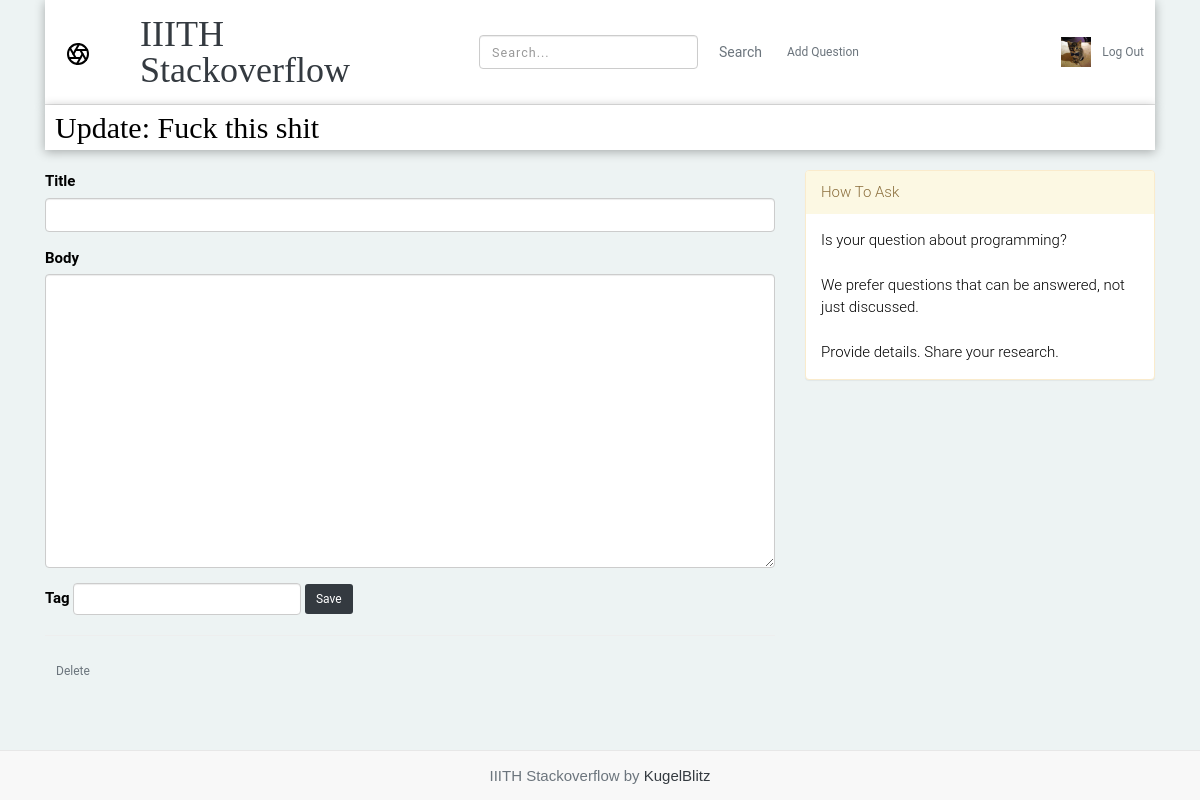
The page /1/update (signed in) on the database its author committed.
### tables this page shows
CREATE TABLE user (
  id INTEGER PRIMARY KEY AUTOINCREMENT,
  username TEXT UNIQUE NOT NULL,
  email TEXT UNIQUE NOT NULL,
  password TEXT NOT NULL,
  description VARCHAR(100) NULL,
  reputation INTEGER DEFAULT 0,
  profile_picture VARCHAR(256) DEFAULT NULL
);

CREATE TABLE post (
  qid INTEGER PRIMARY KEY AUTOINCREMENT,
  author_id INTEGER NOT NULL,
  created TIMESTAMP NOT NULL DEFAULT CURRENT_TIMESTAMP,
  upvotes INTEGER NULL DEFAULT 0,
  title TEXT NOT NULL,
  body TEXT NOT NULL,
  bestAnswer INTEGER NULL DEFAULT -1,
  FOREIGN KEY (author_id) REFERENCES user (id)
);

### flaskr/question.py (the view, shortened to what this page needs)
@bp.route('/<int:id>/update', methods=('GET', 'POST'))
@login_required
def update(id):
    post = get_question(id)
    return render_template('question/update.html', post=post)

### flaskr/auth.py (called while the page is built)
@bp.before_app_request
def load_logged_in_user():
    user_id = session.get('user_id')
    if user_id is None:
        g.user = None
    else:
        g.user = get_db().execute(
            'SELECT * FROM user WHERE id = ?', (user_id,)
        ).fetchone()

def login_required(view):
    @functools.wraps(view)
    def wrapped_view(**kwargs):
        if g.user is None:
            return redirect(url_for('auth.login'))
        return view(**kwargs)
    return wrapped_view

### flaskr/db.py (called while the page is built)
def get_db():
    if 'db' not in g:
        g.db = sqlite3.connect(
            current_app.config['DATABASE'],
            detect_types=sqlite3.PARSE_DECLTYPES
        )
        g.db.row_factory = sqlite3.Row
    return g.db

### flaskr/question.py (called while the page is built)
def get_question(id, check_author=True):
    post = get_db().execute(
        'SELECT qid, title, body, created, author_id, username'
        ' FROM post p JOIN user u ON p.author_id = u.id'
        ' WHERE qid = ?',
        (id,)
    ).fetchone()
    if post is None:
        abort(404, "Post id {0} doesn't exist.".format(id))
    if check_author and post['author_id'] != g.user['id']:
        abort(403)
    return post

### flaskr/templates/question/update.html (shortened to what this page needs)
{% extends 'base.html' %}
{% block header %}
  <h3 style="margin-left: 10px; font-family: Playfair Display">{% block title %}Update: {{ post['title'] }}{% endblock %}</h3>
{% endblock %}
{% block content %}
<div class="row" style="margin-top: 20px; margin-bottom: 20px">
    <div class="col-md-8">
  <form method="post">
   <div class="form-group">
        <label for="title">Title</label>
        <input type="text" class="form-control" name="title" id="title" value="{{ request.form['title'] }}" required>
    </div>
    <div class="form-group">
        <label for="body" >Body</label>
        <textarea class="form-control" id="body" rows="14" name="body">{{ request.form['body'] }}</textarea>
    </div>
    <div class="form-group">
        <label for="tag">Tag</label>
        <button type="submit" class="btn btn-sm btn-dark">Save</button>
        </div>
  </form>
  <hr>
  <form action="{{ url_for('question.delete', id=post['qid']) }}" method="post">
    <button class="btn btn-sm btn-outline-secondary danger" type="submit" value="Delete" onClick="return confirm('Are you sure?');">Delete</button>
  </form>
</div>
<div class="col-md-4">
    <div class="panel-group">
        <div class="panel panel-warning">
            <div class="panel-heading">How To Ask</div>
          <div class="panel-body">Is your question about programming?<br><br>
              We prefer questions that can be answered, not just discussed.<br><br>
              Provide details. Share your research.
              </div>
        </div>
      </div>
</div>
</div>
{% endblock %}
{% block footer %}
{{super()}}
{% endblock %}

### flaskr/templates/base.html (shortened to what this page needs)
<!doctype html>
    <link rel="stylesheet" href="https://use.fontawesome.com/releases/v5.5.0/css/all.css">
    <link rel="stylesheet" href="https://maxcdn.bootstrapcdn.com/bootstrap/4.0.0/css/bootstrap.min.css"
>
    <link type="text/css" rel="stylesheet" href="{{ url_for('static', filename='css/style.css') }}">
<link rel="stylesheet" href="{{ url_for('static', filename='css/style.css') }}">
<link rel="stylesheet" href="https://cdnjs.cloudflare.com/ajax/libs/twitter-bootstrap/3.3.7/css/bootstrap.min.css">
<link rel="stylesheet" href="https://cdnjs.cloudflare.com/ajax/libs/bootstrap-tagsinput/0.8.0/bootstrap-tagsinput.css">
<link rel="stylesheet" href="{{ url_for('static', filename='css/bootstrap-tagsinput.css') }}">
<link href="{{ url_for('static', filename='css/styles.css') }}" rel="stylesheet">
<link href="{{ url_for('static', filename='css/responsive.css') }}" rel="stylesheet">
<link href="{{ url_for('static', filename='css/w3.css') }}" rel="stylesheet">
<link href="{{ url_for('static', filename='css/single-post-2/css/styles.css') }}" rel="stylesheet">	<link href="single-post-2/css/responsive.css" rel="stylesheet">
<link media="all" rel="stylesheet" href="https://code.ionicframework.com/ionicons/2.0.1/css/ionicons.min.css" />
<body>
    <div class="container">
        <header class="blog-header py-3">
            <div class="row flex-nowrap justify-content-between align-items-center">
                <div class="col-sm-1 pt-1">
                </div>
                <div class="col-sm-3 text-left">
                    <a class="blog-header-logo text-dark" href="{{ url_for('question.index')}}">IIITH Stackoverflow</a>
                </div>
                <div class="col-4 d-flex justify-content-end align-items-right">
                    <form class="form-inline my-0 my-sm-0" method="post" action="/search">
                         <input class="form-control mr-sm-2" type="search" placeholder="Search..." aria-label="Search" name="pattern">
                        <button class="btn btn-outline-secondary" type="submit">Search</button>
                    </form>
                </div>
                {% if g.user %}
                <div class="col-sm-1 d-flex justify-content-end align-items-right">
                    <form action="/create">
                      <button type="submit" class="btn btn-sm btn-outline-secondary">Add Question</button>
                      </form>
                </div>
                <div class="col-sm-3 d-flex justify-content-end align-items-left">
                    <div class="avatar-area">
                        <a class="avatar" href="{{ url_for('auth.profile',id=g.user['id']) }}"><img style="height:30px; width:30px;" src="{{ url_for('static', filename=g.user['profile_picture'])}}"></a>
                    </div>
                    <form action="/auth/logout">
                       <button type="submit" class="btn btn-sm btn-outline-secondary">Log Out</button>
                    </form>
                </div>
                {% endif %}
            </div>
        </header>
    </div>
    <div class="container">
    <section class="content">
        <header>
          {% block header %}{% endblock %}
        </header>
        {% block content %}{% endblock %}
      </section>
    </div>
    {% block footer %}
    <p>&nbsp; &nbsp;</p>
    <p>&nbsp; &nbsp;</p>
            <footer class="navbar navbar-default navbar-fixed-bottom">
    <p class="text-muted" align="center">IIITH Stackoverflow by <a href="{{url_for('question.about')}}" class="text-dark">KugelBlitz</a></p>
</footer>
{% endblock %}
</body>
</html>

### flaskr/static/css/style.css (style rules this page uses)
.blog-header { line-height: 1; border-bottom: 1px solid #e5e5e5; }
.blog-header-logo { font-family: "Playfair Display", serif; font-size: 2.25rem; }
h1, h2, h3, h4, h5, h6 { font-family: "Playfair Display", Georgia, "Times New Roman", serif; }

### flaskr/static/css/styles.css (style rules this page uses)
body { font-size: 15px; font-family: 'Roboto', sans-serif; width: 100%; height: 80%; margin: 0; font-weight: 300; -webkit-font-smoothing: antialiased; -moz-osx-font-smoothing: grayscale; word-wrap: break-word; background: #EDF3F3; color: #000; }
h1, h2, h3, h4, h5, h6, p, a, ul, span, li, img { margin: 0; padding: 0; font-weight: 300; }
h1,h2,h3,h4,h5,h6 { line-height: 1.5; }
p { line-height: 1.6; font-family: 'Maven Pro', sans-serif; font-weight: 400; color: #444; }
h3 { font-size: 2em; }
a, button { display: inline-block; text-decoration: none; color: inherit; transition: all .3s; }
img { width: 100%; }
header { font-weight: 400; }
header { overflow: hidden; background: #fff; box-shadow: 0px 2px 10px rgba(0,0,0, .3); }
footer { padding: 70px 0 30px; background: #fff; }

### flaskr/static/css/w3.css (style rules this page uses)
*,*:before,*:after { box-sizing:inherit }
body { margin:0 }
article,aside,details,figcaption,figure,footer,header,main,menu,nav,section,summary { display:block }
a { background-color:transparent;-webkit-text-decoration-skip:objects }
img { border-style:none }
svg:not(:root) { overflow:hidden }
hr { box-sizing:content-box;height:0;overflow:visible }
button,input,select,textarea { font:inherit;margin:0 }
button,input { overflow:visible }
button,select { text-transform:none }
button,html [type=button],[type=reset],[type=submit] { -webkit-appearance:button }
textarea { overflow:auto }
[type=search] { -webkit-appearance:textfield;outline-offset:-2px }
html,body { font-family:Verdana,sans-serif;font-size:15px;line-height:1.5 }
h3 { font-size:24px }
h1,h2,h3,h4,h5,h6 { font-family:"Segoe UI",Arial,sans-serif;font-weight:400;margin:10px 0 }
hr { border:0;border-top:1px solid #eee;margin:20px 0 }
img { vertical-align:middle }
a { color:inherit }

### flaskr/static/css/single-post-2/css/styles.css (style rules this page uses)
body { font-size: 15px; font-family: 'Roboto', sans-serif; width: 100%; height: 100%; margin: 0; font-weight: 300; -webkit-font-smoothing: antialiased; -moz-osx-font-smoothing: grayscale; word-wrap: break-word; background: #EDF3F3; color: #000; }
h1, h2, h3, h4, h5, h6, p, a, ul, span, li, img { margin: 0; padding: 0; font-weight: 300; }
h1,h2,h3,h4,h5,h6 { line-height: 1.5; }
p { line-height: 1.6; font-family: 'Maven Pro', sans-serif; font-weight: 400; color: #444; }
h3 { font-size: 2em; }
a, button { display: inline-block; text-decoration: none; color: inherit; transition: all .3s; }
img { width: 100%; }
header { font-weight: 400; }
header { overflow: hidden; background: #fff; box-shadow: 0px 2px 10px rgba(0,0,0, .3); }
footer { padding: 70px 0 30px; margin-top: 40px; background: #fff; }

### rows shown on the page
user: profile_picture (picture)
post: title "Fuck this shit"
